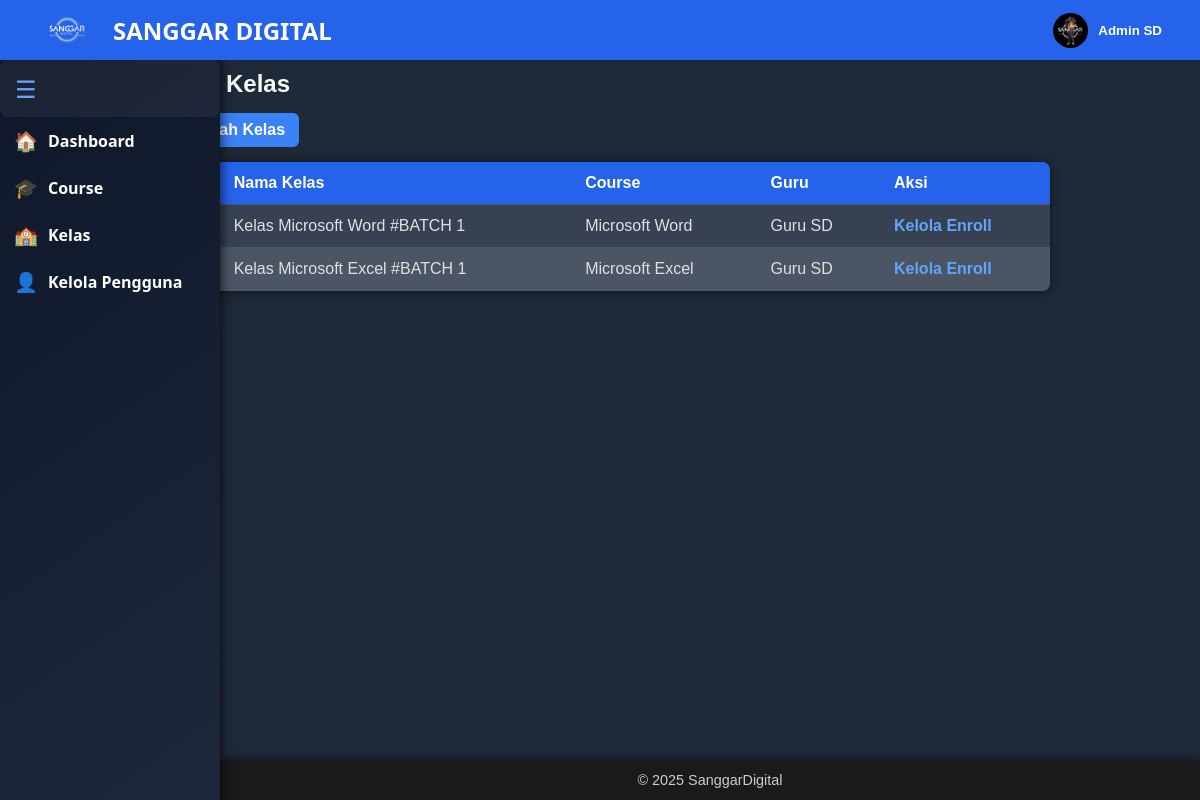
The page /kelas/admin_kelas_list.php (signed in) on the database its author committed.
### tables this page shows
CREATE TABLE `users` (
  `id` int(11) NOT NULL,
  `name` varchar(100) DEFAULT NULL,
  `email` varchar(100) DEFAULT NULL,
  `password` varchar(255) DEFAULT NULL,
  `role` enum('admin','guru','siswa') DEFAULT 'siswa',
  `created_at` timestamp NOT NULL DEFAULT current_timestamp(),
  `photo` varchar(255) DEFAULT NULL
);

CREATE TABLE `kelas` (
  `id` int(11) NOT NULL,
  `nama_kelas` varchar(255) NOT NULL,
  `course_id` int(11) NOT NULL,
  `guru_id` int(11) NOT NULL,
  `deskripsi` text DEFAULT NULL,
  `created_at` timestamp NOT NULL DEFAULT current_timestamp()
);

CREATE TABLE `course` (
  `id` int(11) NOT NULL,
  `nama_course` varchar(255) NOT NULL,
  `jenjang` varchar(100) DEFAULT NULL,
  `ringkasan` text DEFAULT NULL,
  `foto` varchar(255) DEFAULT NULL,
  `status` enum('dibuka','belum dibuka') DEFAULT 'belum dibuka',
  `periode` varchar(100) DEFAULT NULL,
  `harga` decimal(12,2) DEFAULT NULL,
  `created_at` timestamp NOT NULL DEFAULT current_timestamp()
);

### kelas/admin_kelas_list.php (the view, shortened to what this page needs)
<?php
include __DIR__ . '/../partials/navbaradmin.php';
include __DIR__ . '/../partials/sidebaradmin.php';
include '../config/db.php';
$kelas = mysqli_query($conn, "
  SELECT kelas.*, course.nama_course, users.name AS nama_guru
  FROM kelas
  JOIN course ON kelas.course_id = course.id
  JOIN users ON kelas.guru_id = users.id
");
?>
<div class="container">
  <h2>Daftar Kelas</h2>
  <a href="admin_kelas_tambah.php" class="btn-tambah">+ Tambah Kelas</a>
  <table>
    <thead>
      <tr>
        <th>No</th>
        <th>Nama Kelas</th>
        <th>Course</th>
        <th>Guru</th>
        <th>Aksi</th>
      </tr>
    </thead>
    <tbody>
      <?php $no=1; while ($k = mysqli_fetch_assoc($kelas)) { ?>
        <tr>
          <td><?= $no++ ?></td>
          <td><?= htmlspecialchars($k['nama_kelas']) ?></td>
          <td><?= htmlspecialchars($k['nama_course']) ?></td>
          <td><?= htmlspecialchars($k['nama_guru']) ?></td>
          <td><a href="admin_kelas_enroll.php?id=<?= $k['id'] ?>" class="action-link">Kelola Enroll</a></td>
        </tr>
      <?php } ?>
    </tbody>
  </table>
</div>
<?php
include __DIR__ . '/../partials/footer.php';
?>

### partials/navbaradmin.php (shortened to what this page needs)
<?php
require_once '../config/db.php';
if (!isset($_SESSION['user_id'])) {
    $username = 'Admin';
    $photo = 'assets/profile.jpg';
} else {
    $user_id = $_SESSION['user_id'];
    $query = $conn->prepare("SELECT name, photo FROM users WHERE id = ?");
    $query->bind_param("i", $user_id);
    $query->execute();
    $result = $query->get_result();
    if ($result && $result->num_rows > 0) {
        $user = $result->fetch_assoc();
        $username = htmlspecialchars($user['name']);
        $photo = !empty($user['photo']) ? $user['photo'] : 'assets/profile.jpg';
    } else {
        $username = 'Admin';
        $photo = 'assets/profile.jpg';
    }
}
?>
<nav style="
  background-color: #2563eb;
  padding: 1rem 2rem;
  color: white;
  font-family: 'Segoe UI', Tahoma, Geneva, Verdana, sans-serif;
  position: fixed;
  top: 0;
  left: 0;
  width: 100%;
  height: 60px;
  display: flex;
  justify-content: space-between;
  align-items: center;
  z-index: 1000;
  box-sizing: border-box;
">
  <div style="display: flex; align-items: center; gap: 10px;">
    <img src="../logo.png" alt="Logo" style="height: 40px; object-fit: contain;">
    <div style="font-weight: 700; font-size: 1.5rem;">
      SANGGAR DIGITAL
    </div>
  </div>
  <div style="display: flex; align-items: center; position: relative;">
    <button id="profileToggle" style="
        background: none;
        border: none;
        color: white;
        cursor: pointer;
        display: flex;
        align-items: center;
    ">
      <img src="/sanggardigital/<?= htmlspecialchars($photo) ?>" alt="Profile"
        style="width:35px; height:35px; border-radius:50%; margin-right:10px; object-fit: cover;">
      <span style="font-weight:600; user-select:none;"><?= $username ?></span>
    </button>
  </div>
</nav>

### kelas/admin_kelas_list.php (style rules this page uses)
.container { max-width: 900px; margin: 30px auto; padding: 20px; }
h2 { color: #f9fafb; margin-bottom: 15px; font-weight: 700; }
a.btn-tambah { display: inline-block; margin-bottom: 15px; background-color: #3b82f6; color: white; padding: 8px 14px; border-radius: 6px; text-decoration: none; font-weight: 600; transition: background-color 0.3s ease; }
table { width: 100%; border-collapse: collapse; box-shadow: 0 0 10px rgba(0,0,0,0.5); background-color: #374151; border-radius: 8px; overflow: hidden; }
th, td { padding: 12px 15px; border-bottom: 1px solid #4b5563; text-align: left; }
th { background-color: #2563eb; color: white; font-weight: 700; }
tr:nth-child(even) { background-color: #4b5563; }
a.action-link { color: #60a5fa; text-decoration: none; font-weight: 600; }

### rows shown on the page
users: photo (picture), name "Admin SD"
kelas: nama_kelas "Kelas Microsoft Word #BATCH 1", course.nama_course "Microsoft Word", guru.name "Guru SD"
kelas: nama_kelas "Kelas Microsoft Excel #BATCH 1", course.nama_course "Microsoft Excel", guru.name "Guru SD"
